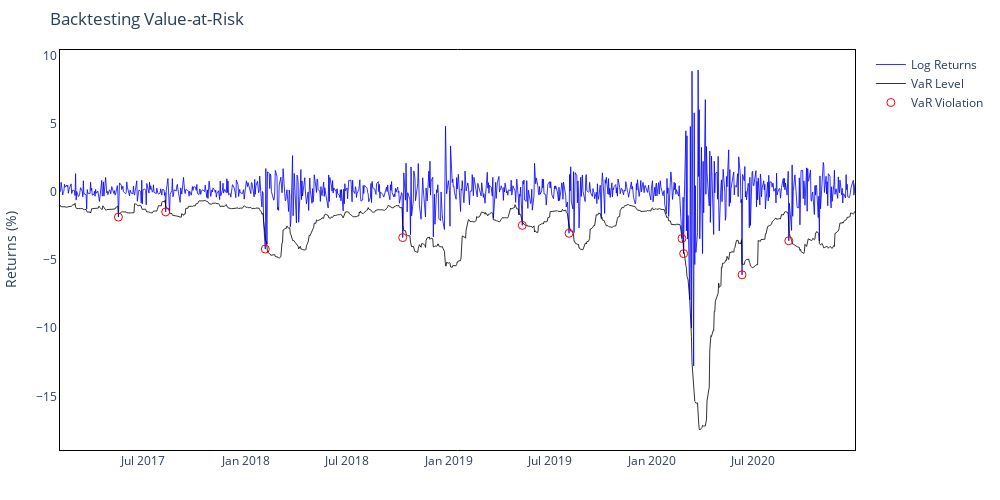
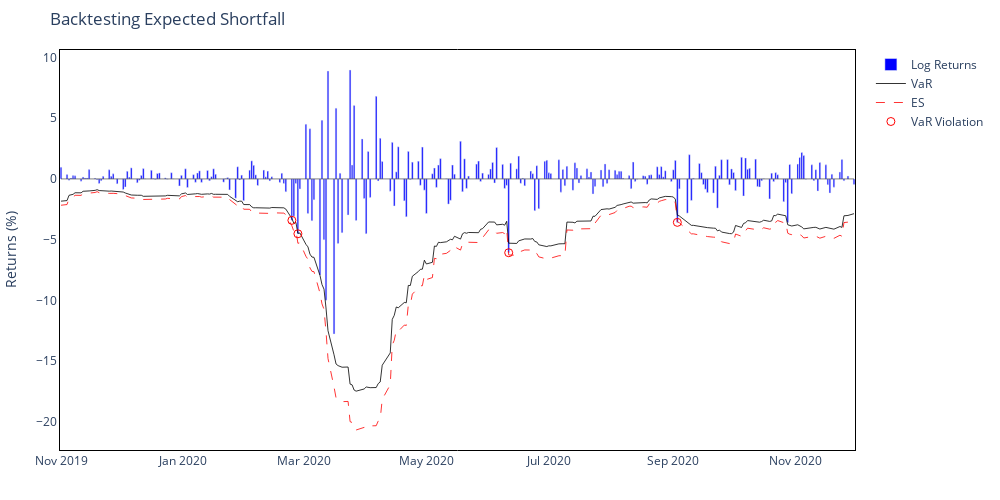
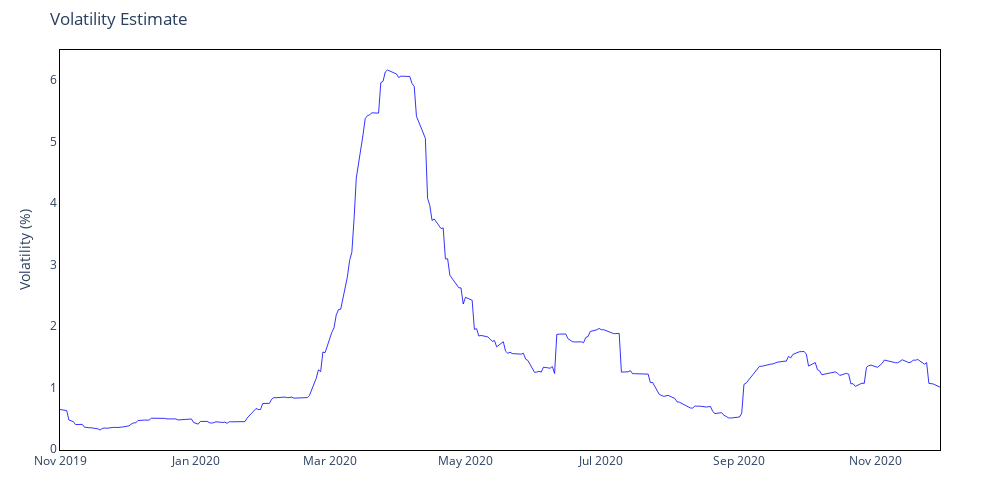

Notebook source saved alongside these figures, in order:
### Markdown cell above
### MA based VaR on the same data

### Code cell
# Apply MA volatility model
ma_output, next_day_var = VolatilityVaR.var_moving_average(returns, confidence_level)

print(f"Next-day MA VaR estimate (abs): {next_day_var:.2f}%")

# Backtest full period
violations, rate = Backtesting.backtest_var(ma_output, confidence_level)
print(f"Full Period — Violations: {violations}, Rate: {rate:.2f}%")

# Backtest a subset
viol_subset, rate_subset = Backtesting.subset_backtest_var(ma_output, "2019-11-01", "2020-11-30")
print(f"Subset — Violations: {viol_subset}, Rate: {rate_subset:.2f}%")

# Compute ES for the whole period
ma_output = ES.compute_expected_shortfall_volatility(ma_output, confidence_level)

# Plot interactive VaR
fig_var = InteractivePlots.interactive_plot_var(ma_output)
fig_var.show()

# Plot interactive ES for a subset
fig_es = InteractivePlots.interactive_plot_es(ma_output, subset=("2019-11-01", "2020-11-30"))
fig_es.show()

# Plot interactive volatility for a subset
fig_vol = InteractivePlots.interactive_plot_volatility(ma_output["Volatility"], subset=("2019-11-01", "2020-11-30"))
fig_vol.show()

### Figure 1 — Plotly figure (JSON) as saved in the notebook; plotly's stock layout.template omitted (floating-point values rounded to 4 significant figures; data arrays with more than 128 entries replaced by an {"elided": "..."} marker saying what was removed)
{"data": [{"hovertemplate": "Date: %{x}<br>Return: %{y:.2f}%", "line": {"color": "blue", "width": 0.8}, "mode": "lines", "name": "Log Returns", "type": "scatter", "x": {"elided": "987 str values"}, "y": {"elided": "987 float values"}}, {"customdata": {"elided": "987 float values"}, "hovertemplate": "Date: %{x}<br>VaR: %{customdata:.2f}%", "line": {"color": "black", "width": 0.8}, "mode": "lines", "name": "VaR Level", "type": "scatter", "x": {"elided": "987 str values"}, "y": {"elided": "987 float values"}}, {"hovertemplate": "Date: %{x}<br>Return: %{y:.2f}%", "marker": {"color": "red", "size": 8, "symbol": "circle-open"}, "mode": "markers", "name": "VaR Violation", "type": "scatter", "x": ["2017-05-17T00:00:00", "2017-08-10T00:00:00", "2018-02-05T00:00:00", "2018-10-10T00:00:00", "2019-05-13T00:00:00", "2019-08-05T00:00:00", "2020-02-24T00:00:00", "2020-02-27T00:00:00", "2020-06-11T00:00:00", "2020-09-03T00:00:00"], "y": [-1.835, -1.458, -4.184, -3.342, -2.443, -3.023, -3.409, -4.517, -6.075, -3.576]}], "layout": {"height": 500, "hovermode": "x unified", "margin": {"b": 50, "l": 60, "r": 60, "t": 50}, "paper_bgcolor": "white", "plot_bgcolor": "white", "title": {"text": "Backtesting Value-at-Risk"}, "width": 1000, "xaxis": {"linecolor": "black", "linewidth": 1, "mirror": true, "showline": true}, "yaxis": {"linecolor": "black", "linewidth": 1, "mirror": true, "showline": true, "title": {"text": "Returns (%)"}}}}

### Figure 2 — Plotly figure (JSON) as saved in the notebook; plotly's stock layout.template omitted (floating-point values rounded to 4 significant figures; data arrays with more than 128 entries replaced by an {"elided": "..."} marker saying what was removed)
{"data": [{"hovertemplate": "Date: %{x}<br>Return: %{y:.2f}%", "marker": {"color": "blue"}, "name": "Log Returns", "type": "bar", "x": {"elided": "272 str values"}, "y": {"elided": "272 float values"}}, {"customdata": {"elided": "272 float values"}, "hovertemplate": "Date: %{x}<br>VaR: %{customdata:.2f}%", "line": {"color": "black", "width": 0.8}, "mode": "lines", "name": "VaR", "type": "scatter", "x": {"elided": "272 str values"}, "y": {"elided": "272 float values"}}, {"customdata": {"elided": "272 float values"}, "hovertemplate": "Date: %{x}<br>ES: %{customdata:.2f}%", "line": {"color": "red", "dash": "dash", "width": 0.8}, "mode": "lines", "name": "ES", "type": "scatter", "x": {"elided": "272 str values"}, "y": {"elided": "272 float values"}}, {"hovertemplate": "Date: %{x}<br>Return: %{y:.2f}%", "marker": {"color": "red", "size": 8, "symbol": "circle-open"}, "mode": "markers", "name": "VaR Violation", "type": "scatter", "x": ["2020-02-24T00:00:00", "2020-02-27T00:00:00", "2020-06-11T00:00:00", "2020-09-03T00:00:00"], "y": [-3.409, -4.517, -6.075, -3.576]}], "layout": {"barmode": "overlay", "height": 500, "hovermode": "x unified", "margin": {"b": 50, "l": 60, "r": 60, "t": 50}, "paper_bgcolor": "white", "plot_bgcolor": "white", "shapes": [{"line": {"color": "black", "width": 0.5}, "type": "line", "x0": "2019-11-01T00:00:00", "x1": "2020-11-30T00:00:00", "xref": "x", "y0": 0, "y1": 0, "yref": "y"}], "title": {"text": "Backtesting Expected Shortfall"}, "width": 1000, "xaxis": {"linecolor": "black", "linewidth": 1, "mirror": true, "showline": true}, "yaxis": {"linecolor": "black", "linewidth": 1, "mirror": true, "showline": true, "title": {"text": "Returns (%)"}}}}

### Figure 3 — Plotly figure (JSON) as saved in the notebook; plotly's stock layout.template omitted (floating-point values rounded to 4 significant figures; data arrays with more than 128 entries replaced by an {"elided": "..."} marker saying what was removed)
{"data": [{"hovertemplate": "Date: %{x}<br>Volatility: %{y:.2f}%", "line": {"color": "blue", "width": 0.8}, "mode": "lines", "name": "Volatility", "type": "scatter", "x": {"elided": "272 str values"}, "y": {"elided": "272 float values"}}], "layout": {"height": 500, "hovermode": "x unified", "margin": {"b": 50, "l": 60, "r": 60, "t": 50}, "paper_bgcolor": "white", "plot_bgcolor": "white", "title": {"text": "Volatility Estimate"}, "width": 1000, "xaxis": {"linecolor": "black", "linewidth": 1, "mirror": true, "showline": true}, "yaxis": {"linecolor": "black", "linewidth": 1, "mirror": true, "showline": true, "title": {"text": "Volatility (%)"}}}}
